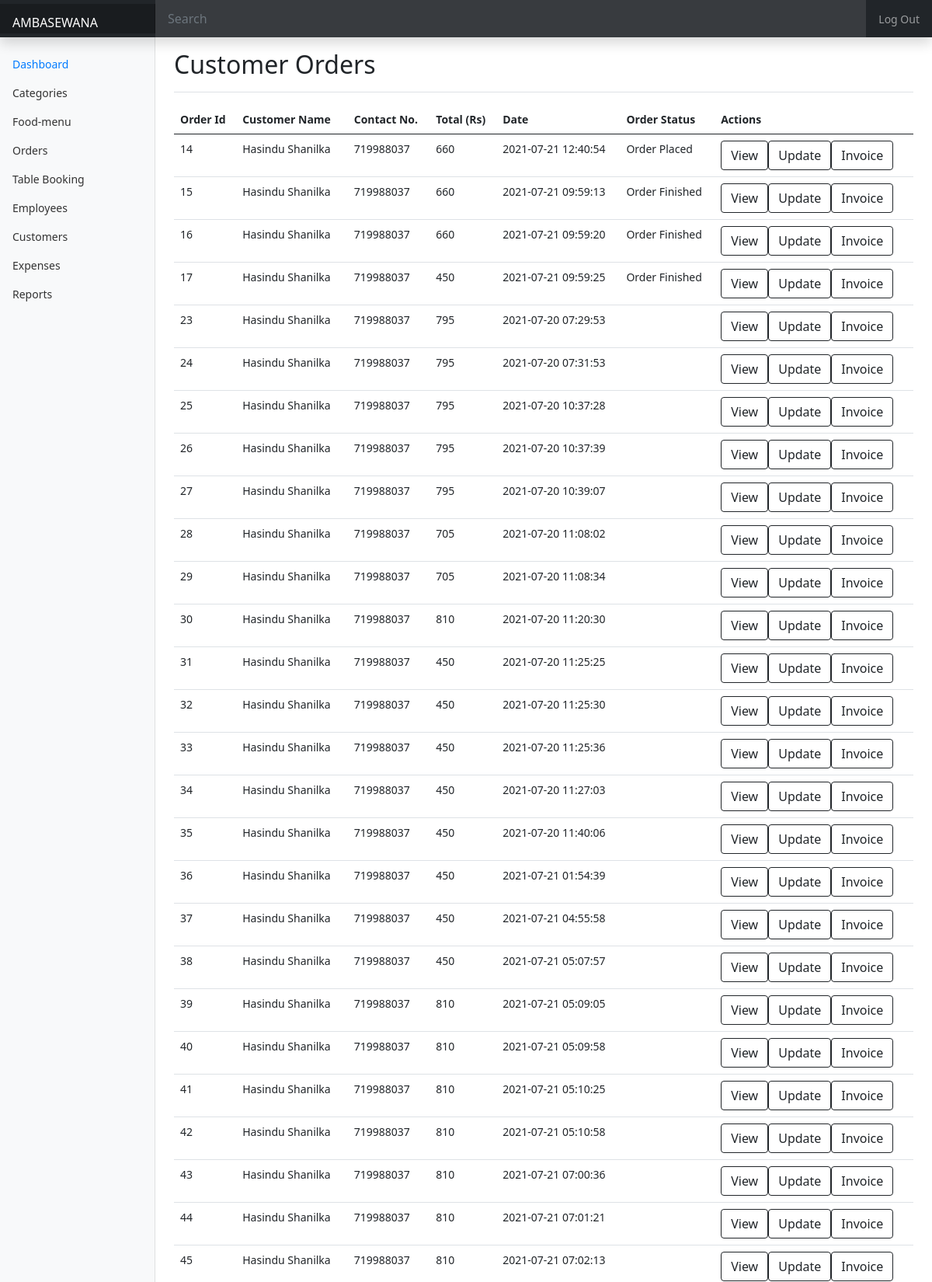
The app's page /admin/dashboard/order.php (upper part) with its own data.
### tables this page shows
CREATE TABLE `orders` (
  `order_id` int(11) NOT NULL,
  `customer_id` int(11) NOT NULL,
  `order_date` timestamp NOT NULL DEFAULT current_timestamp() ON UPDATE current_timestamp(),
  `total` varchar(10) NOT NULL,
  `order_status` varchar(255) NOT NULL,
  `customer_contactnum` int(11) NOT NULL
);

CREATE TABLE `customer` (
  `customer_id` int(11) NOT NULL,
  `customer_name` varchar(128) NOT NULL,
  `customer_email` varchar(128) NOT NULL,
  `customer_address` varchar(128) NOT NULL,
  `customer_contactnum` int(11) NOT NULL,
  `customer_password` varchar(128) NOT NULL,
  `date` timestamp NOT NULL DEFAULT current_timestamp() ON UPDATE current_timestamp()
);

### admin/dashboard/components/ordertable.php (the view, shortened to what this page needs)
<?php
    require_once '../includes/dbh.inc.php';
    $sql ="SELECT *
    FROM orders
    INNER JOIN customer ON orders.customer_id=customer.customer_id;";
    $sql_run = mysqli_query($conn, $sql);
    while($row = mysqli_fetch_array($sql_run)){
        $customer_name = $row['customer_name'];
        $customer_phone = $row['customer_contactnum'];
        $date =  $row['order_date'];
        $total =  $row['total'];
    ?>
<tr>
    <td><?php echo $row['order_id']; ?></td>
    <td><?php echo $row['customer_name']; ?></td>
    <td><?php echo $row['customer_contactnum']; ?></td>
    <td><?php echo $row['total']; ?></td>
    <td><?php echo $row['order_date']; ?></td>
    <td><?php echo $row['order_status']; ?></td>
    <td>
        <div class="btn-group" role="group" aria-label="Basic outlined example">
            <a href="./orderdetails.php?id=<?=$row['order_id'];?>"><button type="button"
                    class="btn btn-outline-dark">View</button></a>
            <a> <button type="button" class="btn btn-outline-dark" data-bs-toggle="modal" data-bs-target="#updateModal"
                    onclick="
            document.getElementById('order_status').value ='<?php echo$row['order_status']; ?>';
            document.getElementById('order_idupdate').value='<?php echo $row['order_id'];?>';
            document.getElementById('cid').value='<?php echo $row['customer_id'];?>';">Update</button></a>
            <a href="./invoice-db.php ?id=<?=$row['order_id'];?>
            &cid=<?=$row['customer_id'];?>
            &name=<?=$customer_name;?>
            &phone=<?=$customer_phone;?>
            &total=<?=$total;?>
            &date=<?=$date;?>"><button type="button" class="btn btn-outline-dark">Invoice</button></a>
        </div>
    </td>
</tr>
<?php
}
?>

### admin/dashboard/index.css (style rules this page uses)
body { font-size: 0.875rem; }

### records on screen
orders: order_id "14", customer.customer_name "Hasindu Shanilka", customer.customer_contactnum "719988037", total "660", order_date "2021-07-21 12:40:54", order_status "Order Placed"
orders: order_id "15", customer.customer_name "Hasindu Shanilka", customer.customer_contactnum "719988037", total "660", order_date "2021-07-21 09:59:13", order_status "Order Finished"
orders: order_id "16", customer.customer_name "Hasindu Shanilka", customer.customer_contactnum "719988037", total "660", order_date "2021-07-21 09:59:20", order_status "Order Finished"
orders: order_id "17", customer.customer_name "Hasindu Shanilka", customer.customer_contactnum "719988037", total "450", order_date "2021-07-21 09:59:25", order_status "Order Finished"
orders: order_id "23", customer.customer_name "Hasindu Shanilka", customer.customer_contactnum "719988037", total "795", order_date "2021-07-20 07:29:53"
orders: order_id "24", customer.customer_name "Hasindu Shanilka", customer.customer_contactnum "719988037", total "795", order_date "2021-07-20 07:31:53"
orders: order_id "25", customer.customer_name "Hasindu Shanilka", customer.customer_contactnum "719988037", total "795", order_date "2021-07-20 10:37:28"
orders: order_id "26", customer.customer_name "Hasindu Shanilka", customer.customer_contactnum "719988037", total "795", order_date "2021-07-20 10:37:39"
orders: order_id "27", customer.customer_name "Hasindu Shanilka", customer.customer_contactnum "719988037", total "795", order_date "2021-07-20 10:39:07"
orders: order_id "28", customer.customer_name "Hasindu Shanilka", customer.customer_contactnum "719988037", total "705", order_date "2021-07-20 11:08:02"
orders: order_id "29", customer.customer_name "Hasindu Shanilka", customer.customer_contactnum "719988037", total "705", order_date "2021-07-20 11:08:34"
orders: order_id "30", customer.customer_name "Hasindu Shanilka", customer.customer_contactnum "719988037", total "810", order_date "2021-07-20 11:20:30"
orders: order_id "31", customer.customer_name "Hasindu Shanilka", customer.customer_contactnum "719988037", total "450", order_date "2021-07-20 11:25:25"
orders: order_id "32", customer.customer_name "Hasindu Shanilka", customer.customer_contactnum "719988037", total "450", order_date "2021-07-20 11:25:30"
orders: order_id "33", customer.customer_name "Hasindu Shanilka", customer.customer_contactnum "719988037", total "450", order_date "2021-07-20 11:25:36"
orders: order_id "34", customer.customer_name "Hasindu Shanilka", customer.customer_contactnum "719988037", total "450", order_date "2021-07-20 11:27:03"
orders: order_id "35", customer.customer_name "Hasindu Shanilka", customer.customer_contactnum "719988037", total "450", order_date "2021-07-20 11:40:06"
orders: order_id "36", customer.customer_name "Hasindu Shanilka", customer.customer_contactnum "719988037", total "450", order_date "2021-07-21 01:54:39"
orders: order_id "37", customer.customer_name "Hasindu Shanilka", customer.customer_contactnum "719988037", total "450", order_date "2021-07-21 04:55:58"
orders: order_id "38", customer.customer_name "Hasindu Shanilka", customer.customer_contactnum "719988037", total "450", order_date "2021-07-21 05:07:57"
orders: order_id "39", customer.customer_name "Hasindu Shanilka", customer.customer_contactnum "719988037", total "810", order_date "2021-07-21 05:09:05"
orders: order_id "40", customer.customer_name "Hasindu Shanilka", customer.customer_contactnum "719988037", total "810", order_date "2021-07-21 05:09:58"
orders: order_id "41", customer.customer_name "Hasindu Shanilka", customer.customer_contactnum "719988037", total "810", order_date "2021-07-21 05:10:25"
orders: order_id "42", customer.customer_name "Hasindu Shanilka", customer.customer_contactnum "719988037", total "810", order_date "2021-07-21 05:10:58"
orders: order_id "43", customer.customer_name "Hasindu Shanilka", customer.customer_contactnum "719988037", total "810", order_date "2021-07-21 07:00:36"
orders: order_id "44", customer.customer_name "Hasindu Shanilka", customer.customer_contactnum "719988037", total "810", order_date "2021-07-21 07:01:21"
orders: order_id "45", customer.customer_name "Hasindu Shanilka", customer.customer_contactnum "719988037", total "810", order_date "2021-07-21 07:02:13"
